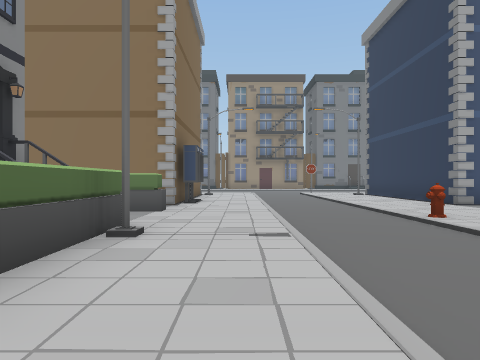
[1] (above)

12 first-person views from a walk through a Unity game level. The camera is 1.2 m above the floor, looks level and sees 70° across. The floor is counted in squares, 2 m on a side. Each view is taken from the middle of a square. On the plan, view 1 faces up. The plan holds only what a view shows up to about 10 squares ahead; the rest is blank. The place goes on beyond the plan. The player is left out. Some animated figures are left out.

[2]
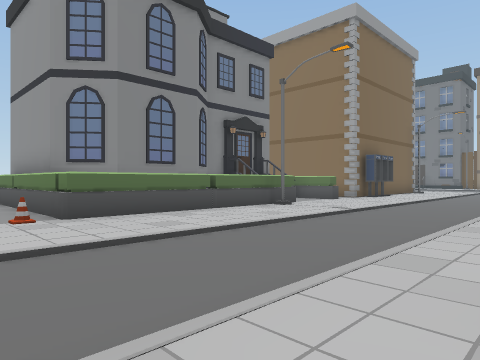

[3]
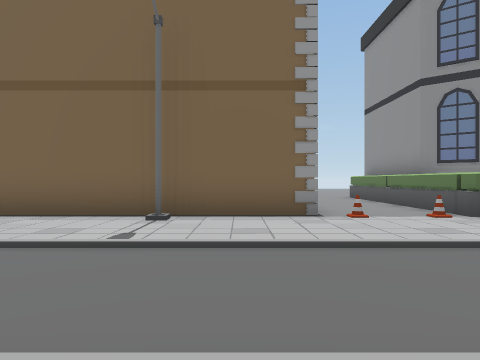

[4]
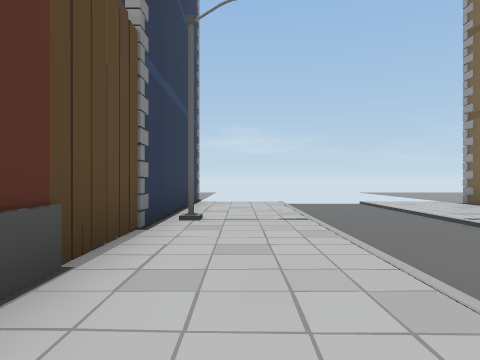

[5]
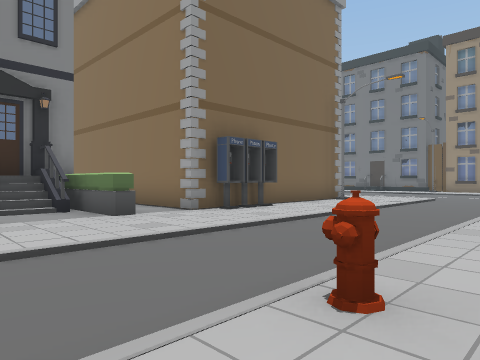

[6]
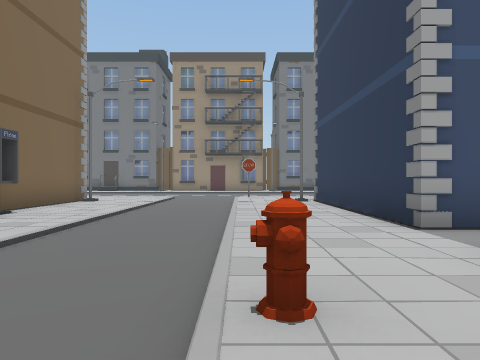

[7]
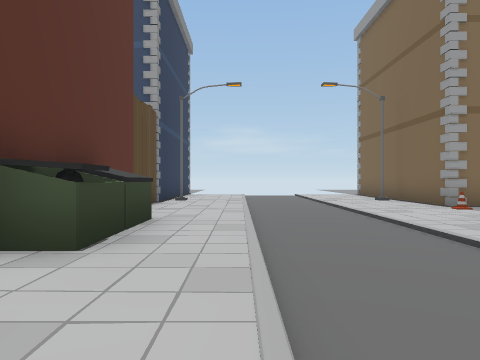

[8]
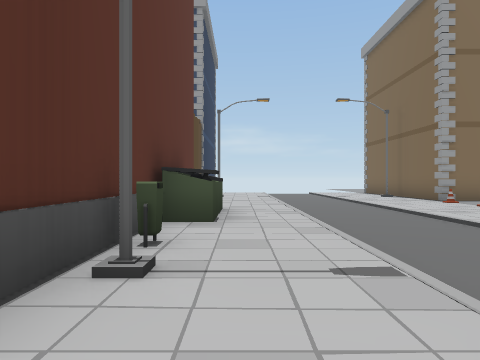

[9]
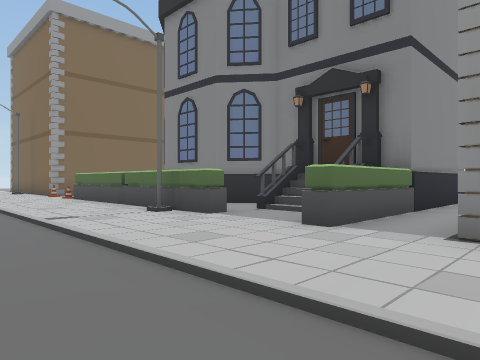

[10]
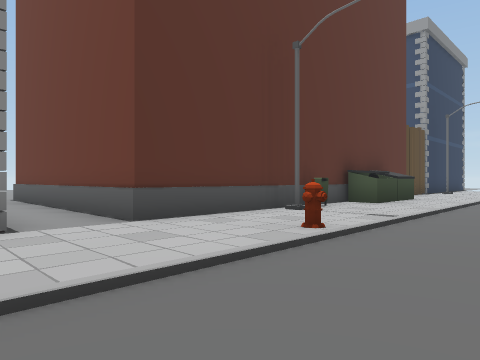

[11]
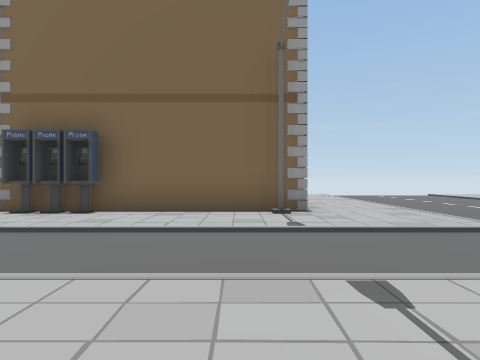

[12]
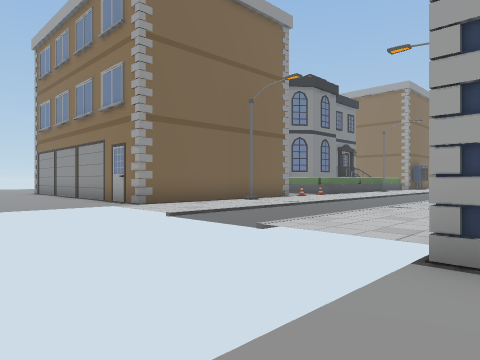

### Floor plan
Key: @ floor where view 1 was taken; # wall or solid block; . floor; / step, stairs or slope; = window, fence, low wall or low ledge; ^ raised ledge; H house; Y hydrant; F fence.
Columns run from 8 left of view 1 to 9 right of it. Each row starts with its distance up from view 1.
 14       H#.../.#
 13       H..../..
 12       H..../..
 11       H..../..
 10       H#.../..
  9       ##.../..
  8     ......./.....
  7 ####H^^..../......
  6      /.....Y..
  5      /...../..
  4     H/^..../.#
  3     #H^..../.#
  2      H^..../..
  1      H^..../.#
  0     #H^.@..//#
 -1  ###^^^..../.#
 -2   ........./..
 -3    ...=..../.#
 -4      #H..../.F
 -5      ##..../.F
 -6       #..../.#
 -7       #..../..
 -8     H #..../..
 -9     H #..../..
-10     ......./..
-11    ....      HH
-12    ....
-13
-14               .

Positions as (right, up) in squares from view 1, and headings:
1: (0, 0), facing up
2: (4, -3), facing up-left
3: (4, -5), facing left
4: (4, -1), facing down
5: (4, 4), facing up-left
6: (3, 4), facing up
7: (3, 4), facing down
8: (4, 6), facing down
9: (2, 9), facing down-left
10: (1, 9), facing down-right
11: (5, 13), facing left
12: (6, -14), facing up-left
